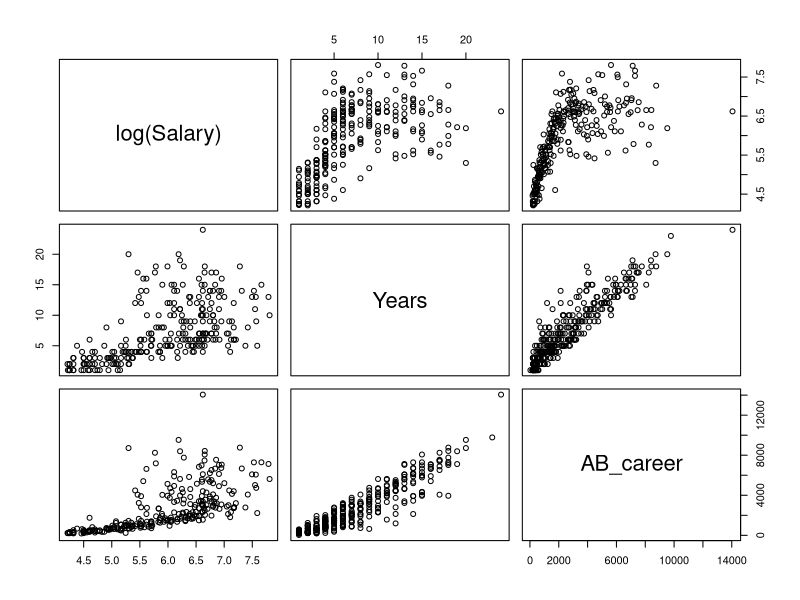
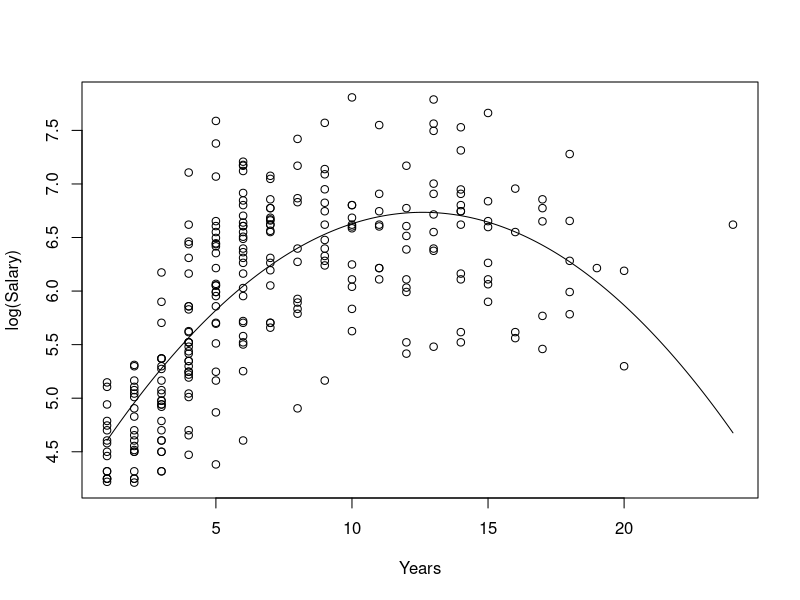
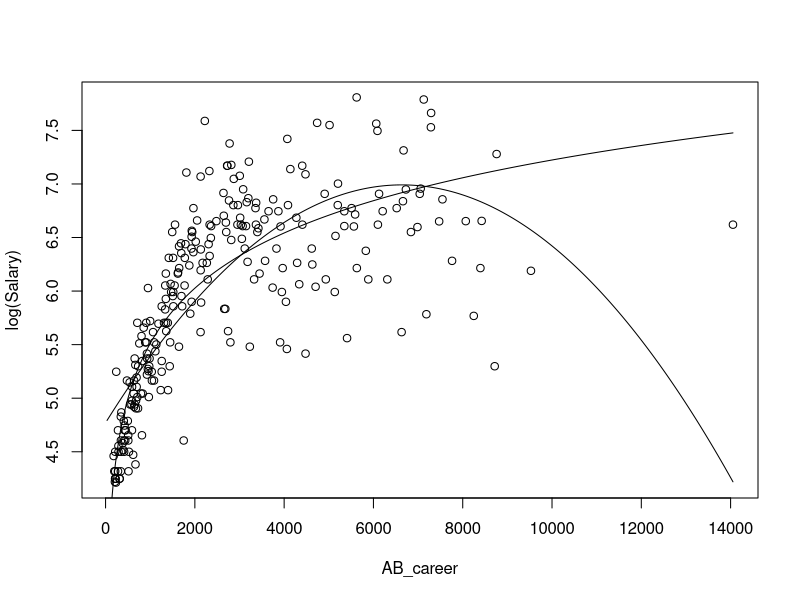
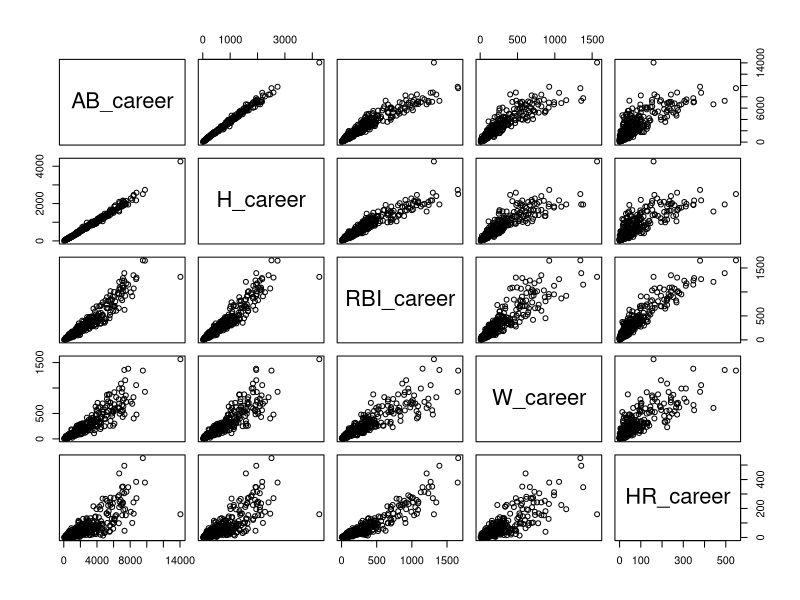
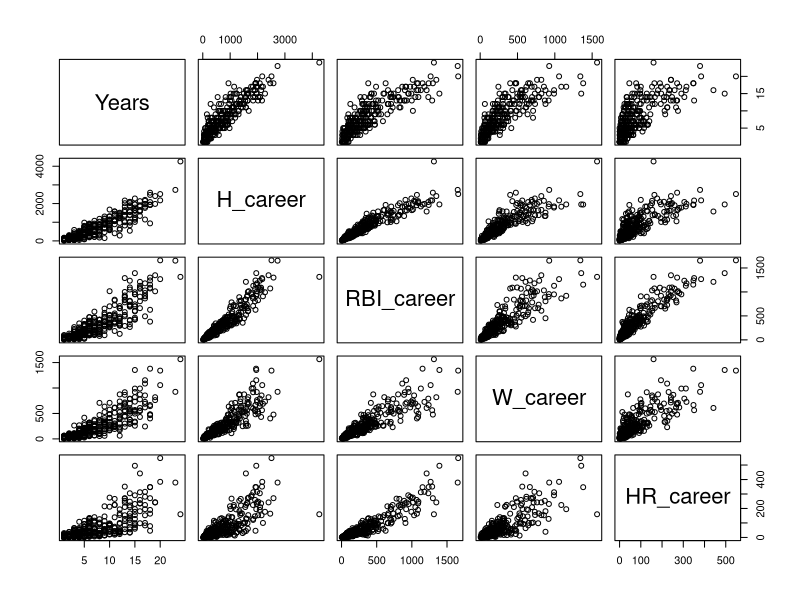
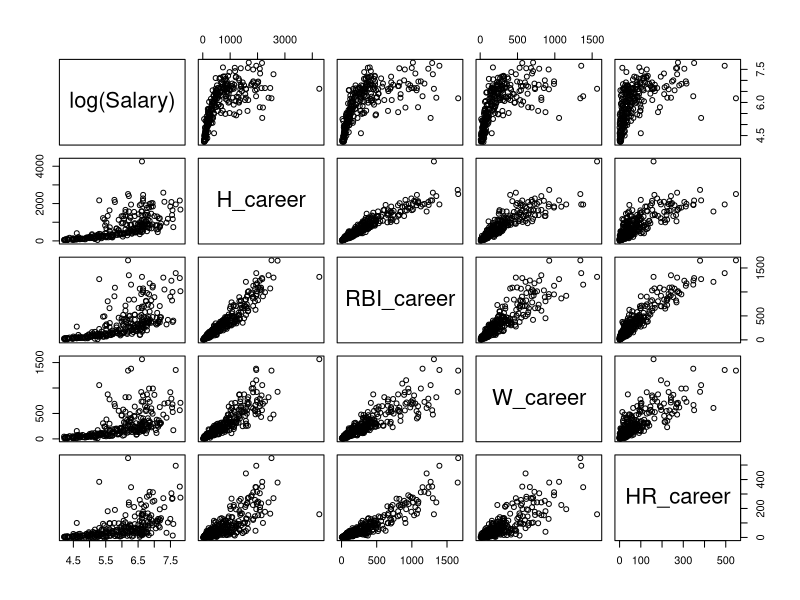
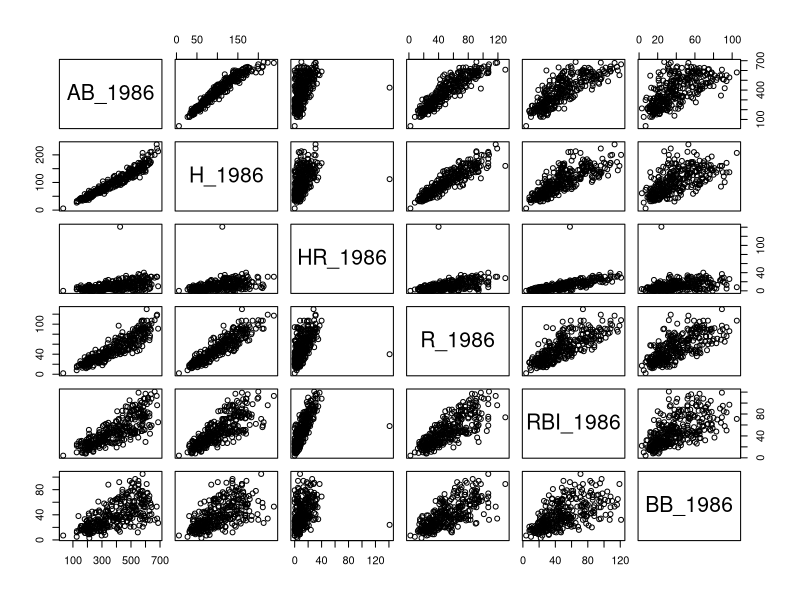
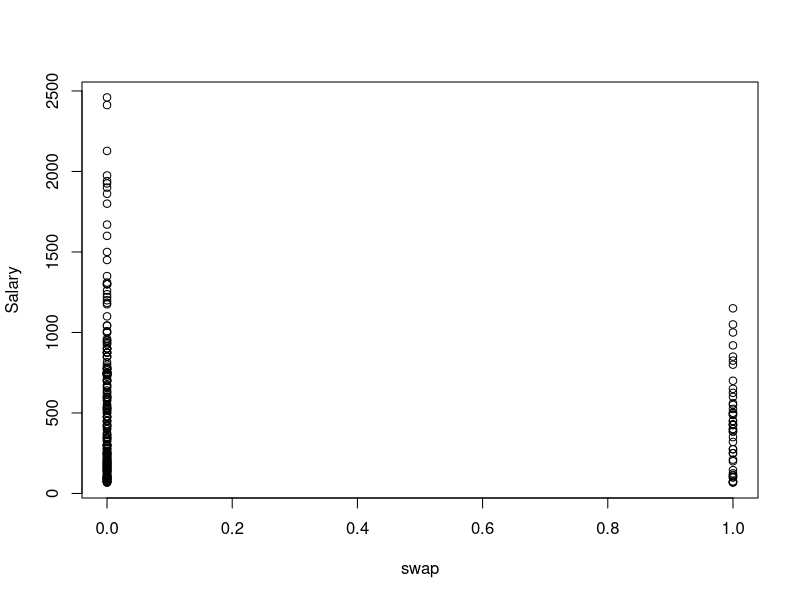

Recreate these plots in R, in order.
library(tidyverse)
library(magrittr)
library(readxl)
library(mgcv)
library(car)

baseball <- read_excel("Baseball.xlsx", 1)

baseball$swap <- (baseball$Team_1986 != baseball$Team_1987)

baseball$swap[which(baseball$swap == TRUE)] <- 1

baseball %<>% select(-Name,
                     -League_1986,
                     #-Div_1986,
                     -Team_1986, 
                     -League_1987, 
                     -Team_1987)

baseball$Salary %<>% as.numeric()

baseball %<>% select(Salary, Years, everything())

##### GLM analysis #####

pairs(~ log(Salary) + Years + AB_career, data=baseball)

## Test Years

plot(log(Salary) ~ Years, data = baseball)
years.glm <- glm(log(Salary) ~ poly(Years, 2, raw = TRUE), data = baseball)
test.years <- data.frame(Years = seq(min(baseball$Years), max(baseball$Years), 0.01))
predictedsalary <- predict(years.glm, test.years)
lines(test.years$Years, predictedsalary)

## Test AB

plot(log(Salary) ~ AB_career, data = baseball)
AB.glm <- glm(log(Salary) ~ poly(AB_career, 2, raw = TRUE), data = baseball)
AB.glm.2 <- glm(log(Salary) ~ I(log(AB_career)), data = baseball)
test.AB <- data.frame(AB_career = seq(min(baseball$AB_career), max(baseball$AB_career), 1))
predictedsalary <- predict(AB.glm, test.AB)
predictedsalary2 <- predict(AB.glm.2, test.AB)
lines(test.AB$AB_career, predictedsalary)
lines(test.AB$AB_career, predictedsalary2)

## Test interaction variables

pairs(~ AB_career + H_career + RBI_career + W_career + HR_career, data = baseball)
pairs(~ Years + H_career + RBI_career + W_career + HR_career, data = baseball)
pairs(~ log(Salary) + H_career + RBI_career + W_career + HR_career, data = baseball)

pairs(~ AB_1986 + H_1986 + HR_1986 + R_1986 + RBI_1986 + BB_1986, data = baseball)

# Remove outliers
baseball %<>% filter(HR_1986 < 100, H_career < 4000)

## Test changing teams

plot(Salary ~ swap, data = baseball)
# not useful

## New variables

baseball %<>%
  mutate(H_1986_prop = H_1986/AB_1986, 
         HR_1986_prop = HR_1986/AB_1986,
         R_1986_prop = R_1986/AB_1986,
         RBI_1986_prop = RBI_1986/AB_1986,
         BB_1986_prop = BB_1986/AB_1986,
         BA_1986 = H_1986_prop + BB_1986_prop,
         H_career_prop = H_career/AB_career, 
         HR_career_prop = HR_career/AB_career,
         R_career_prop = R_career/AB_career,
         RBI_career_prop = RBI_career/AB_career)

## Test 1986 variables

test <- glm(log(Salary) ~ H_1986_prop + HR_1986_prop + RBI_1986_prop + R_1986_prop + BB_1986_prop,
    data = baseball)

test <- glm(log(Salary) ~ H_1986_prop + BB_1986_prop,
            data = baseball)

summary(test)

vif(test)

## Test career variables

pairs(~ Years + H_career_prop + RBI_career_prop + W_career + HR_career_prop, data = baseball)

test_2 <- glm(log(Salary) ~ poly(Years, 2, raw = TRUE) + H_career_prop + RBI_career_prop + W_career + HR_career_prop,
              data = baseball)

test_2 <- glm(log(Salary) ~ poly(Years, 2, raw = TRUE) + H_career_prop + I(W_career/Years),
              data = baseball)

summary(test_2)

vif(test_2)

## Other variables

test_3 <- lm(log(Salary) ~ Position_1986, data = baseball)
summary(test_3)

test_4 <- glm(log(Salary) ~ Put_outs_1986 + Assists_1986 + Errors_1986, data = baseball)
summary(test_4)
vif(test_4)

test_5 <- glm(log(Salary) ~ Div_1986, data = baseball)
summary(test_5)

## Final model

# Included all significant variables
glm.salary <- glm(log(Salary) ~ 
                    H_1986_prop +
                    BB_1986_prop +
                    poly(Years, 2, raw = TRUE) + 
                    H_career_prop + 
                    I(W_career/Years) + 
                    Put_outs_1986 +
                    Assists_1986 + 
                    Errors_1986 +
                    Div_1986,
                  data = baseball[-274,]) # Check 274 for outlier
summary(glm.salary)
vif(glm.salary)

# Stepwise function to optimise model
glm.final <- step(glm.salary, direction = "both")
summary(glm.final)
# Remove insignificant variable (error)
glm.final <- glm(log(Salary) ~ 
                   BB_1986_prop + 
                   poly(Years, 2, raw = TRUE) + 
                   H_career_prop + 
                   I(W_career/Years) + 
                   Put_outs_1986, 
                 data = baseball[-274, ])
summary(glm.final)
vif(glm.final)

par(mfrow=c(2,2))
plot(glm.final)

par(mfrow=c(1,1))
predicted.salary.final <- predict(glm.final, baseball[-274,])
plot(predicted.salary.final, log(baseball$Salary[-274]))
plot(exp(predicted.salary.final), baseball$Salary[-274])
x <- seq(0, 2500, 100)
y <- x
abline(lm(y ~ x), col = "red")
abline(lm(exp(predicted.salary.final) ~ baseball$Salary[-274]), col = "blue")

# Question: Why is coefficient for proportion of walks to at bats negative?
# Seems to be somewhat correlated to overall wins
# Might be able to explain that higher proportion of walks doesn't necessarily
# Suggest better performance by player

##### Gam analysis #####

## Persp plot for AB_1986 and H_1986

grid <- list(AB_1986 = seq(from = 33, to = 687, length = 200),
             H_1986 = seq(from = 6, to = 238, length = 200))

baseball.gam <- gam(log(Salary) ~ s(AB_1986) + s(H_1986), data = baseball)
baseball.pr <- mgcv::predict.gam(baseball.gam, newdata = expand.grid(grid))
baseball.pr <- matrix(baseball.pr, nrow = 200, ncol = 200)
persp(grid$AB_1986, grid$H_1986, baseball.pr, xlab = "AB_1986", ylab = "H_1986",
      zlab = "log(Salary)", theta = -45, phi = 15, d = 2.0, tick = "detailed")

grid <- list(AB_career = seq(from = 33, to = 9778, length = 200),
             Years = seq(from = 0, to = 25, length = 200))

baseball.gam <- gam(log(Salary) ~ s(AB_career) + s(Years), data = baseball)
baseball.pr <- mgcv::predict.gam(baseball.gam, newdata = expand.grid(grid))
baseball.pr <- matrix(baseball.pr, nrow = 200, ncol = 200)
persp(grid$AB_career, grid$Years, baseball.pr, xlab = "AB_career", ylab = "Years",
      zlab = "log(Salary)", theta = -35, phi = 15, d = 5.0, tick = "detailed")

# Given that so many predictors are independent, not worthwhile to try generalised
# additive model

